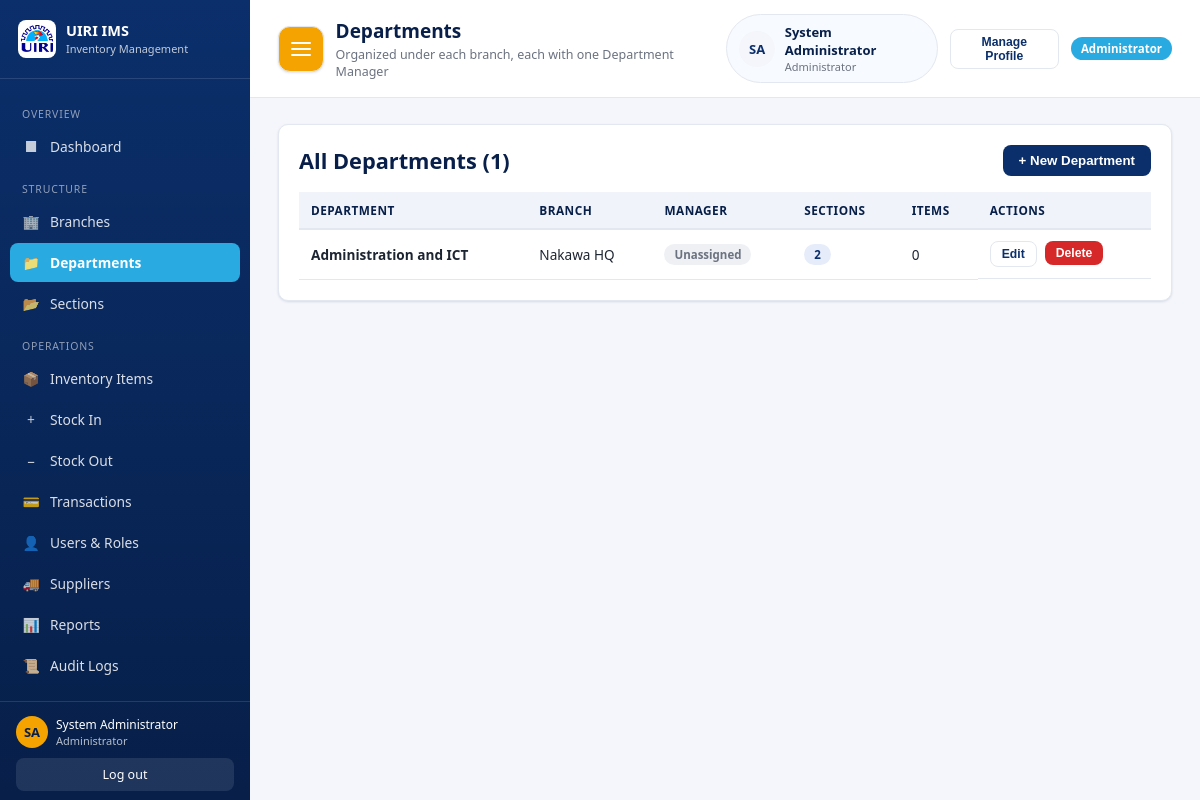
The app's page /admin/departments.php (signed in) with its own data.
### tables this page shows
CREATE TABLE departments (
    id INT AUTO_INCREMENT PRIMARY KEY,
    branch_id INT NOT NULL,
    name VARCHAR(150) NOT NULL,
    manager_id INT DEFAULT NULL,
    created_at DATETIME DEFAULT CURRENT_TIMESTAMP,
    CONSTRAINT fk_dept_branch FOREIGN KEY (branch_id) REFERENCES branches(id) ON DELETE CASCADE,
    CONSTRAINT fk_dept_manager FOREIGN KEY (manager_id) REFERENCES users(id) ON DELETE SET NULL
);

CREATE TABLE branches (
    id INT AUTO_INCREMENT PRIMARY KEY,
    name VARCHAR(150) NOT NULL,
    location VARCHAR(255) DEFAULT NULL,
    created_at DATETIME DEFAULT CURRENT_TIMESTAMP
);

### includes/functions.php (called while the page is built, shortened)
<?php
function e(?string $str): string {
    return htmlspecialchars($str ?? '', ENT_QUOTES, 'UTF-8');
}

### admin/departments.php (the view, shortened to what this page needs)
<?php
require_once __DIR__ . '/../config/db.php';
require_once __DIR__ . '/../includes/functions.php';
$branches = $pdo->query("SELECT id, name FROM branches ORDER BY name")->fetchAll();
$departments = $pdo->query(
    "SELECT d.*, b.name AS branch_name, u.full_name AS manager_name,
        (SELECT COUNT(*) FROM sections s WHERE s.department_id = d.id) AS section_count,
        (SELECT COUNT(*) FROM items i JOIN sections s ON i.section_id=s.id WHERE s.department_id=d.id) AS item_count
     FROM departments d
     JOIN branches b ON d.branch_id = b.id
     LEFT JOIN users u ON d.manager_id = u.id
     ORDER BY b.name, d.name"
)->fetchAll();
include __DIR__ . '/../includes/header.php';
?>
<div class="card">
    <div class="card-toolbar">
        <h2 class="mt-0 mb-0">All Departments (<?= count($departments) ?>)</h2>
        <button class="btn btn-primary" onclick="document.getElementById('createDeptModal').classList.add('active')" <?= !$branches ? 'disabled title="Create a branch first"' : '' ?>>+ New Department</button>
    </div>
    <div class="table-wrap">
        <table>
            <thead><tr><th>Department</th><th>Branch</th><th>Manager</th><th>Sections</th><th>Items</th><th>Actions</th></tr></thead>
            <tbody>
            <?php foreach ($departments as $d): ?>
                <tr>
                    <td><strong><?= e($d['name']) ?></strong></td>
                    <td><?= e($d['branch_name']) ?></td>
                    <td><?= $d['manager_name'] ? e($d['manager_name']) : '<span class="badge badge-gray">Unassigned</span>' ?></td>
                    <td><span class="badge badge-navy"><?= (int)$d['section_count'] ?></span></td>
                    <td><?= (int)$d['item_count'] ?></td>
                    <td class="table-actions">
                        <button class="btn btn-outline btn-sm" onclick='openEditDept(<?= json_encode($d) ?>)'>Edit</button>
                        <form method="POST" action="/uiri-ims/actions/department_actions.php" onsubmit="return confirm('Delete this department?');" style="display:inline;">
                            <button type="submit" class="btn btn-danger btn-sm">Delete</button>
                        </form>
                    </td>
                </tr>
            <?php endforeach; ?>
            </tbody>
        </table>
    </div>
</div>
<?php include __DIR__ . '/../includes/footer.php'; ?>

### assets/css/style.css (style rules this page uses)
:root { --navy: #0b2f6b; --navy-dark: #071f49; --sky: #29aae1; --red: #d62828; --gold: #f4a300; --bg: #f4f6fb; --card-bg: #ffffff; --text: #1e2532; --muted: #6b7280; --border: #e3e7ef; --success: #1a9b5c; --success-bg: #e7f8ef; --danger: #d62828; --danger-bg: #fdeaea; --warning-bg: #fff6e0; --warning-text: #92650a; --radius: 10px; --shadow: 0 1px 3px rgba(11,47,107,0.08), 0 1px 2px rgba(11,47,107,0.06); --shadow-lg: 0 8px 24px rgba(11,47,107,0.12); }
* { box-sizing: border-box; }
body { margin: 0; font-family: 'Segoe UI', system-ui, -apple-system, Roboto, Helvetica, Arial, sans-serif; background: var(--bg); color: var(--text); font-size: 14.5px; }
.card { background: var(--card-bg); border: 1px solid var(--border); border-radius: var(--radius); box-shadow: var(--shadow); padding: 20px; margin-bottom: 22px; }
.card h2, .card h3 { margin-top: 0; color: var(--navy-dark); }
table { width: 100%; border-collapse: collapse; font-size: 13.6px; }
thead th { text-align: left; background: #f0f3f9; color: var(--navy-dark); font-size: 11.8px; text-transform: uppercase; letter-spacing: .04em; padding: 10px 12px; border-bottom: 2px solid var(--border); }
tbody td { padding: 11px 12px; border-bottom: 1px solid var(--border); vertical-align: middle; }
.table-wrap { overflow-x: auto; }
.table-actions { display: flex; gap: 8px; }
.badge { display: inline-block; padding: 3px 10px; border-radius: 20px; font-size: 11.5px; font-weight: 600; }
.badge-navy { background: #e6ecf9; color: var(--navy); }
.badge-gray { background: #eef0f4; color: var(--muted); }
.btn { display: inline-flex; align-items: center; gap: 6px; padding: 8px 16px; border-radius: 8px; border: none; font-size: 13.3px; font-weight: 600; cursor: pointer; text-decoration: none; transition: filter .15s, transform .05s; }
.btn-primary { background: var(--navy); color: #fff; }
.btn-danger { background: var(--red); color: #fff; }
.btn-outline { background: #fff; color: var(--navy); border: 1px solid var(--border); }
.btn-sm { padding: 5px 11px; font-size: 12.2px; }
.mt-0 { margin-top: 0; }
.mb-0 { margin-bottom: 0; }
.card-toolbar { display: flex; justify-content: space-between; align-items: center; margin-bottom: 16px; flex-wrap: wrap; gap: 10px; }

### records on screen
departments: name "Administration and ICT", branch.name "Nakawa HQ", section_count "2", item_count "0"

### other values on screen
$initials "SA"
$u['full_name'] "System Administrator"
role_label($role) "Administrator"
$pageTitle "Departments"
$breadcrumb "Organized under each branch, each with one Department Manager"
$profileInitials "SA"
role_label($u['role'] ?? '') "Administrator"
role_label($u['role']) "Administrator"
count($departments) "1"
